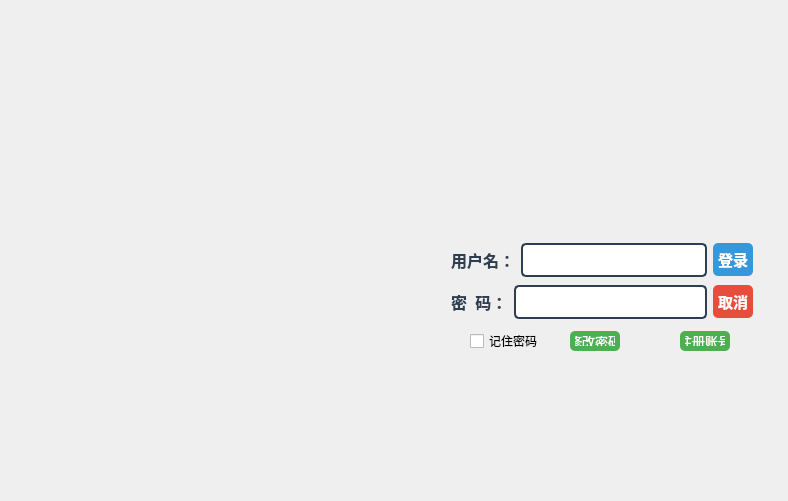
<?xml version="1.0" encoding="UTF-8"?>
<ui version="4.0">
 <class>DialogLogin</class>
 <widget class="QDialog" name="DialogLogin">
  <property name="geometry">
   <rect>
    <x>0</x>
    <y>0</y>
    <width>788</width>
    <height>501</height>
   </rect>
  </property>
  <property name="minimumSize">
   <size>
    <width>0</width>
    <height>0</height>
   </size>
  </property>
  <property name="maximumSize">
   <size>
    <width>10000</width>
    <height>10000</height>
   </size>
  </property>
  <property name="windowTitle">
   <string>职工考勤平台</string>
  </property>
  <property name="autoFillBackground">
   <bool>true</bool>
  </property>
  <widget class="QPushButton" name="BtnRegister">
   <property name="geometry">
    <rect>
     <x>680</x>
     <y>331</y>
     <width>50</width>
     <height>20</height>
    </rect>
   </property>
   <property name="font">
    <font>
     <family>仿宋</family>
     <pointsize>10</pointsize>
     <bold>false</bold>
    </font>
   </property>
   <property name="styleSheet">
    <string notr="true">QPushButton {
    background-color: #4CAF50;
    color: white;
    border-radius: 5px;
    padding: 5px;
}
QPushButton:hover {
    background-color: #45a049;
}</string>
   </property>
   <property name="text">
    <string>注册账号</string>
   </property>
  </widget>
  <widget class="QLabel" name="labelBackGround">
   <property name="geometry">
    <rect>
     <x>-30</x>
     <y>-10</y>
     <width>848</width>
     <height>521</height>
    </rect>
   </property>
   <property name="minimumSize">
    <size>
     <width>0</width>
     <height>0</height>
    </size>
   </property>
   <property name="maximumSize">
    <size>
     <width>10000</width>
     <height>10000</height>
    </size>
   </property>
   <property name="autoFillBackground">
    <bool>false</bool>
   </property>
   <property name="styleSheet">
    <string notr="true">background-image: url(:/images/登录.jpg); background-repeat: no-repeat; 
background-position: center;</string>
   </property>
   <property name="frameShape">
    <enum>QFrame::Shape::Panel</enum>
   </property>
   <property name="lineWidth">
    <number>2</number>
   </property>
   <property name="text">
    <string/>
   </property>
   <property name="scaledContents">
    <bool>true</bool>
   </property>
  </widget>
  <widget class="QWidget" name="layoutWidget">
   <property name="geometry">
    <rect>
     <x>451</x>
     <y>241</y>
     <width>302</width>
     <height>82</height>
    </rect>
   </property>
   <layout class="QVBoxLayout" name="verticalLayout">
    <item>
     <layout class="QHBoxLayout" name="horizontalLayout">
      <item>
       <widget class="QLabel" name="labelUserName">
        <property name="font">
         <font>
          <family>仿宋</family>
          <pointsize>12</pointsize>
          <bold>true</bold>
         </font>
        </property>
        <property name="styleSheet">
         <string notr="true">color: #2c3e50;</string>
        </property>
        <property name="text">
         <string>用户名：</string>
        </property>
       </widget>
      </item>
      <item>
       <widget class="QLineEdit" name="lineEditUserName">
        <property name="font">
         <font>
          <pointsize>11</pointsize>
         </font>
        </property>
        <property name="styleSheet">
         <string notr="true">QLineEdit {
    border: 2px solid #2c3e50;
    border-radius: 5px;
    padding: 5px;
}</string>
        </property>
        <property name="maxLength">
         <number>10</number>
        </property>
       </widget>
      </item>
      <item>
       <widget class="QPushButton" name="BtnLogin">
        <property name="font">
         <font>
          <family>仿宋</family>
          <pointsize>11</pointsize>
          <bold>true</bold>
         </font>
        </property>
        <property name="styleSheet">
         <string notr="true">QPushButton {
    background-color: #3498db;
    color: white;
    border-radius: 5px;
    padding: 5px;
}
QPushButton:hover {
    background-color: #2980b9;
}</string>
        </property>
        <property name="text">
         <string>登录</string>
        </property>
        <property name="icon">
         <iconset resource="src.qrc">
          <normaloff>:/images/login2.png</normaloff>:/images/login2.png</iconset>
        </property>
       </widget>
      </item>
     </layout>
    </item>
    <item>
     <layout class="QHBoxLayout" name="horizontalLayout_2">
      <item>
       <widget class="QLabel" name="labelPassWord">
        <property name="font">
         <font>
          <family>仿宋</family>
          <pointsize>12</pointsize>
          <bold>true</bold>
         </font>
        </property>
        <property name="styleSheet">
         <string notr="true">color: #2c3e50;</string>
        </property>
        <property name="text">
         <string>密  码：</string>
        </property>
       </widget>
      </item>
      <item>
       <widget class="QLineEdit" name="lineEditPassWord">
        <property name="font">
         <font>
          <pointsize>11</pointsize>
         </font>
        </property>
        <property name="styleSheet">
         <string notr="true">QLineEdit {
    border: 2px solid #2c3e50;
    border-radius: 5px;
    padding: 5px;
}</string>
        </property>
        <property name="maxLength">
         <number>20</number>
        </property>
       </widget>
      </item>
      <item>
       <widget class="QPushButton" name="BtnCancel">
        <property name="font">
         <font>
          <family>仿宋</family>
          <pointsize>11</pointsize>
          <bold>true</bold>
         </font>
        </property>
        <property name="styleSheet">
         <string notr="true">QPushButton {
    background-color: #e74c3c;
    color: white;
    border-radius: 5px;
    padding: 5px;
}
QPushButton:hover {
    background-color: #c0392b;
}</string>
        </property>
        <property name="text">
         <string>取消</string>
        </property>
        <property name="icon">
         <iconset resource="src.qrc">
          <normaloff>:/images/cancel.png</normaloff>:/images/cancel.png</iconset>
        </property>
       </widget>
      </item>
     </layout>
    </item>
   </layout>
  </widget>
  <widget class="QCheckBox" name="Remember">
   <property name="geometry">
    <rect>
     <x>470</x>
     <y>333</y>
     <width>71</width>
     <height>16</height>
    </rect>
   </property>
   <property name="text">
    <string>记住密码</string>
   </property>
  </widget>
  <widget class="QPushButton" name="BtnModifyPwd">
   <property name="geometry">
    <rect>
     <x>570</x>
     <y>331</y>
     <width>50</width>
     <height>20</height>
    </rect>
   </property>
   <property name="font">
    <font>
     <family>仿宋</family>
     <pointsize>10</pointsize>
     <bold>false</bold>
    </font>
   </property>
   <property name="styleSheet">
    <string notr="true">QPushButton {
    background-color: #4CAF50;
    color: white;
    border-radius: 5px;
    padding: 5px;
}
QPushButton:hover {
    background-color: #45a049;
}</string>
   </property>
   <property name="text">
    <string>修改密码</string>
   </property>
  </widget>
  <zorder>labelBackGround</zorder>
  <zorder>layoutWidget</zorder>
  <zorder>BtnRegister</zorder>
  <zorder>Remember</zorder>
  <zorder>BtnModifyPwd</zorder>
 </widget>
 <resources>
  <include location="src.qrc"/>
 </resources>
 <connections/>
</ui>
